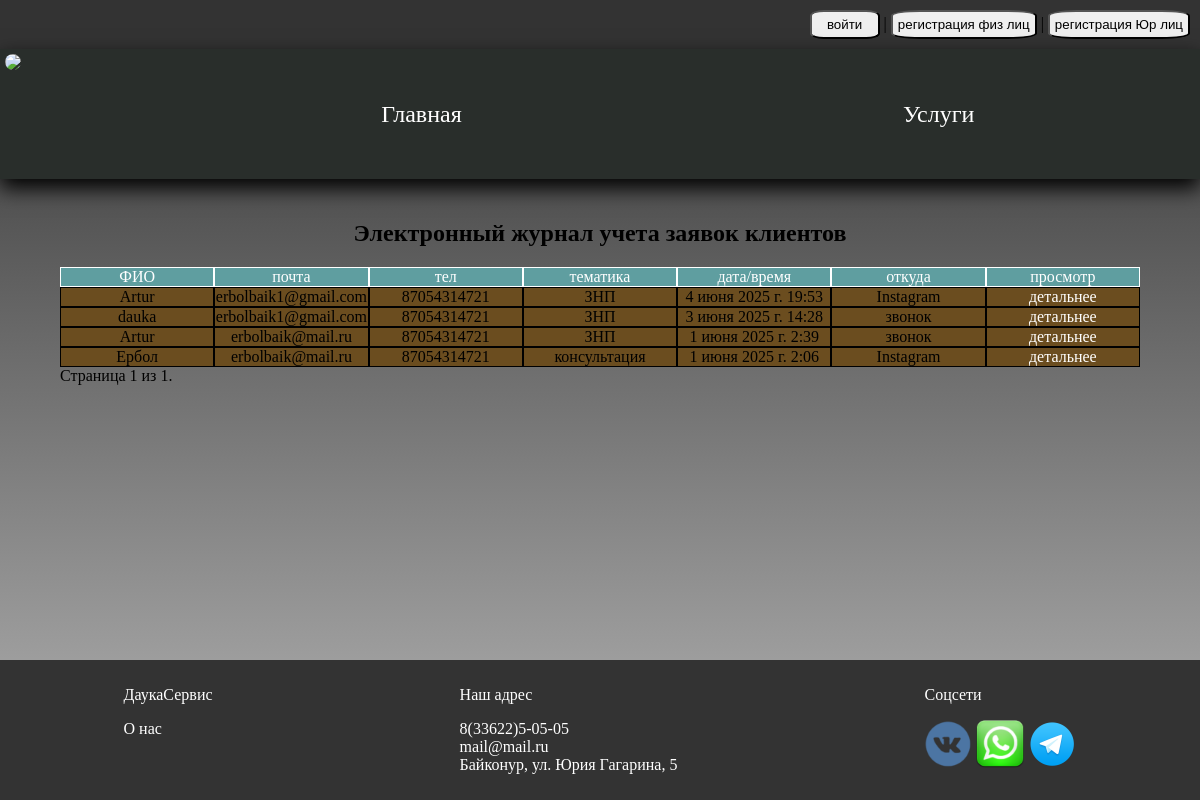
The page /voice_register?expired=True on the database its author committed.
### voiceService/models.py (models this page shows, shortened)
class Voice(models.Model):
    client = models.ForeignKey(CustomUser, null=True, blank=True, on_delete=models.SET_NULL,
                               verbose_name='зарег. клиент')
    full_name = models.CharField(max_length=255, blank=True, verbose_name='ФИО')
    phone = models.CharField('телефон', max_length=30, blank=True)
    email = models.EmailField('почта', blank=True)
    created_at = models.DateTimeField(auto_now_add=True, verbose_name='время обращения')
    topic = models.ForeignKey(Topic, verbose_name='тематика', on_delete=models.SET_NULL, null=True)
    source = models.CharField(max_length=50, choices=[
        ('instagram', 'Instagram'),
        ('call', 'звонок'),
        ('vk', 'ВК'),
        ('tg', 'телеграм'),
        ('whatsapp', 'WhatsApp'),
    ], verbose_name='откуда заявка')
    status = models.BooleanField('Статус', default=False)
    def get_absolute_url(self):
        return reverse('voice_detail', kwargs={'pk': self.pk})
    class Meta:
        verbose_name = 'заявка'
        verbose_name_plural = 'заявки'

class Topic(models.Model):
    title = models.CharField(max_length=255)
    class Meta:
        verbose_name = 'тема заявки'
        verbose_name_plural = 'темы заявки'
    def __str__(self):
        return f'{self.title}'

### userManager/models.py (models this page shows)
class CustomUser(AbstractUser):
    inn = models.PositiveIntegerField('ИНН', blank=True, null=True, unique=True)
    email = models.EmailField(unique=True)

### voiceService/views.py (the view, shortened to what this page needs)
# urls.py: path('voice_register', voice_register, name='voice_register'),
def voice_register(request):
    form = VoicenForm(request.POST or None)
    expired = request.GET.get('expired')
    class_expired=''
    if expired:
        date_threshold = timezone.now() - timedelta(days=1)
        voices = Voice.objects.filter(status=False,created_at__lt=date_threshold).order_by('-created_at')
        class_expired='class_expired'
    paginator = Paginator(voices, 10)
    page_number = request.GET.get("page")
    page_obj = paginator.get_page(page_number)
    if form.is_valid():
        voice = form.save()
        VoiceAssignment.objects.create(voice=voice,employee=request.user)
        return redirect('voice_register')
    context = {
        'form': form,
        'page_obj': page_obj,
        'class_expired':class_expired,
    }
    return render(request, 'voice_register.html', context)

### userManager/views.py (called while the page is built)
def auth_form_processor(request):
    creating_form = UserForm()
    auth_form = AuthenticationForm()
    creating_form_legal = LegalEntity()
    return {
        'creating_form': creating_form,
        'auth_form': auth_form,
        'creating_form_legal': creating_form_legal,
        'roles':list(request.user.groups.all().values_list('name', flat=True)) if request.user.is_authenticated else []
    }

### templates/voice_register.html (shortened to what this page needs)
{% extends 'base.html' %}
{% block content %}
<h2>Электронный журнал учета заявок клиентов</h2>
<div class="row d-flex" style="color:#ffffff;background-color: cadetblue">
    <div class="col">ФИО</div>
    <div class="col">почта</div>
    <div class="col">тел</div>
    <div class="col">тематика</div>
    <div class="col">дата/время</div>
    <div class="col">откуда</div>
    <div class="col">просмотр</div>
</div>
{% for object in page_obj %}
<div class="row d-flex {{class_expired}}">
    <div class="col">{{ object.client|default:object.full_name }}</div>
    <div class="col">{{object.email}}</div>
    <div class="col">{{object.phone}}</div>
    <div class="col">{{object.topic}}</div>
    <div class="col">{{object.created_at}}</div>
    <div class="col">{{object.get_source_display}}</div>
    <div class="col">
        <a href="{{object.get_absolute_url}}"  class="tile__btn">детальнее</a>
    </div>
</div>
{% endfor %}
<div class="pagination">
    <span class="step-links">
        <span class="current">
            Страница {{ page_obj.number }} из {{ page_obj.paginator.num_pages }}.
        </span>
    </span>
</div>
{% endblock %}

### static/style.css (style rules this page uses)
body { margin: 0; font-family: "Finder"; height: 100%; background: rgba(0, 0, 0, 0.15); position:relative; background: linear-gradient(to bottom, rgba(0, 0, 0, 0.8), rgba(67, 67, 67, 0.4)); }
a { text-decoration: none; color: white; }
h1,h2,h3 { text-align: center; }
.d-flex { display:flex; }

### templates/voice_register.html (style rules this page uses)
.col { width: calc(100%/6); }
.row .col { border: solid 1px; text-align:center; }
.class_expired { background-color: rgb(107, 77, 31);; }

### rows shown on the page
Voice: client "Artur", email "erbolbaik1@gmail.com", phone "87054314721", topic "ЗНП", created_at "4 июня 2025 г. 19:53", source "Instagram"
Voice: client "dauka", email "erbolbaik1@gmail.com", phone "87054314721", topic "ЗНП", created_at "3 июня 2025 г. 14:28", source "звонок"
Voice: client "Artur", email "erbolbaik@mail.ru", phone "87054314721", topic "ЗНП", created_at "1 июня 2025 г. 2:39", source "звонок"
Voice: client "Ербол", email "erbolbaik@mail.ru", phone "87054314721", topic "консультация", created_at "1 июня 2025 г. 2:06", source "Instagram"

### other values the page prints
{{ page_obj.number }} "1"
{{ page_obj.paginator.num_pages }} "1"
